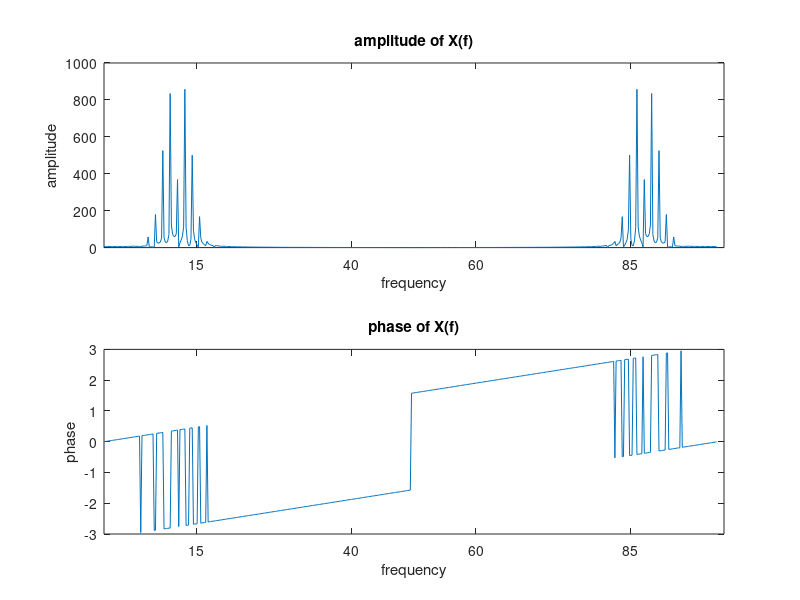

Write the MATLAB code that produced this figure.
clear all

t = 0:0.001:0.5; 
x = 6*cos(240*pi*t+2*sin(24*pi*t));
y = fft(x); 
m = abs(y); 
p = angle(y); 
f = (0:length(y)-1)*99/length(y); 

subplot(2,1,1);
plot(f,m); 
title('amplitude of X(f)');
xlabel('frequency')
ylabel('amplitude')
set(gca,'XTick',[15 40 60 85]);

subplot(2,1,2);
plot(f,p); 
title('phase of X(f)');
xlabel('frequency')
ylabel('phase')
set(gca,'XTick',[15 40 60 85]); 